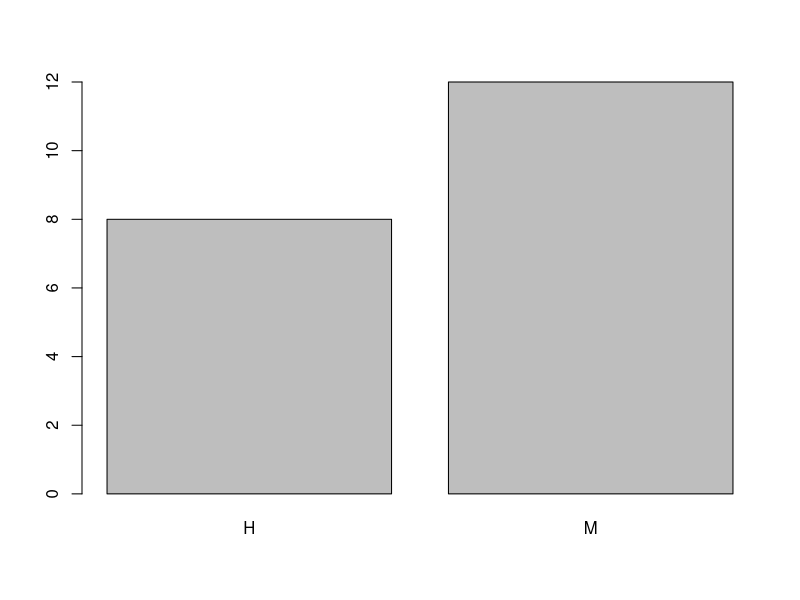
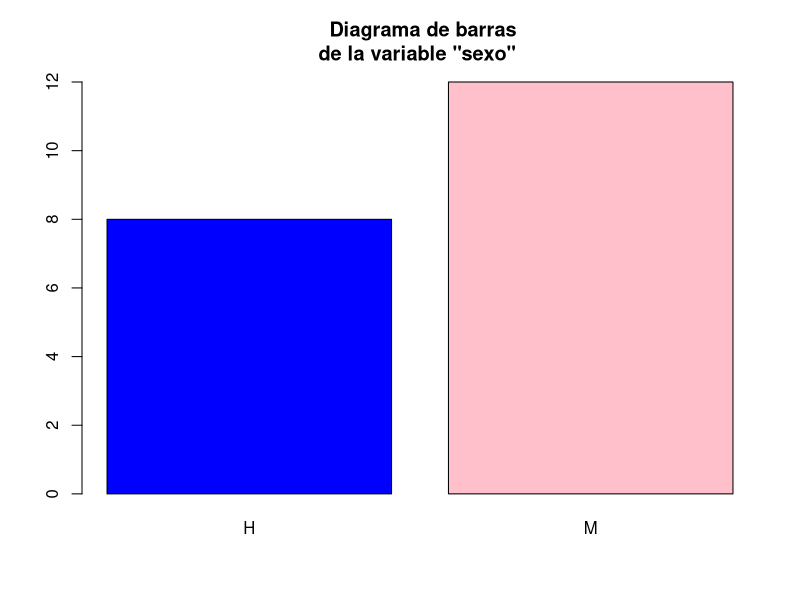
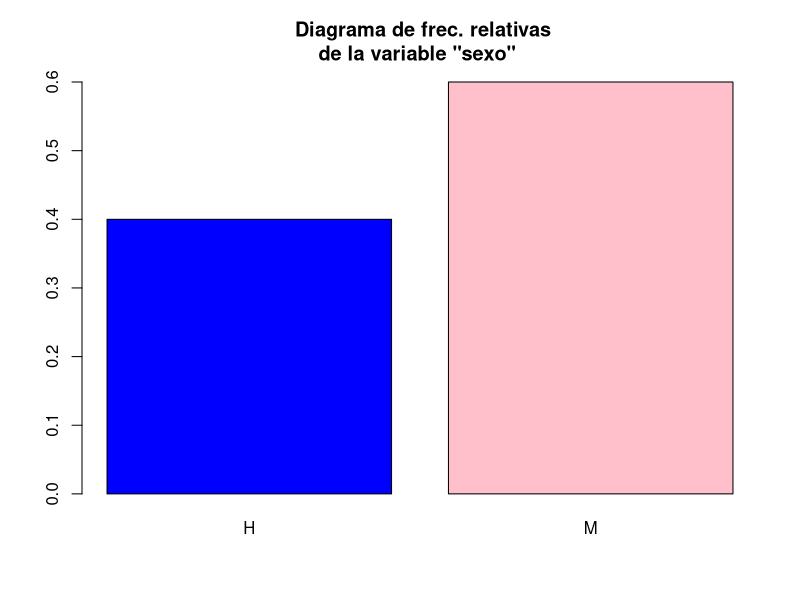
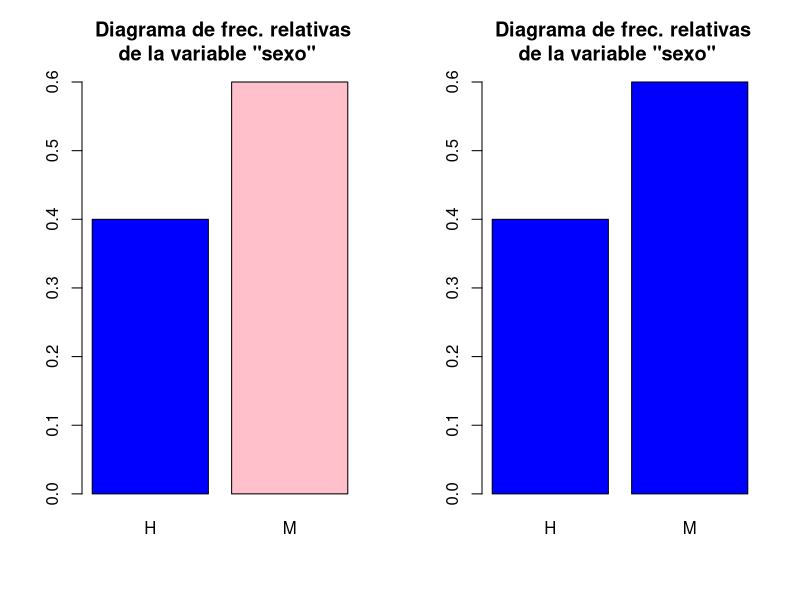
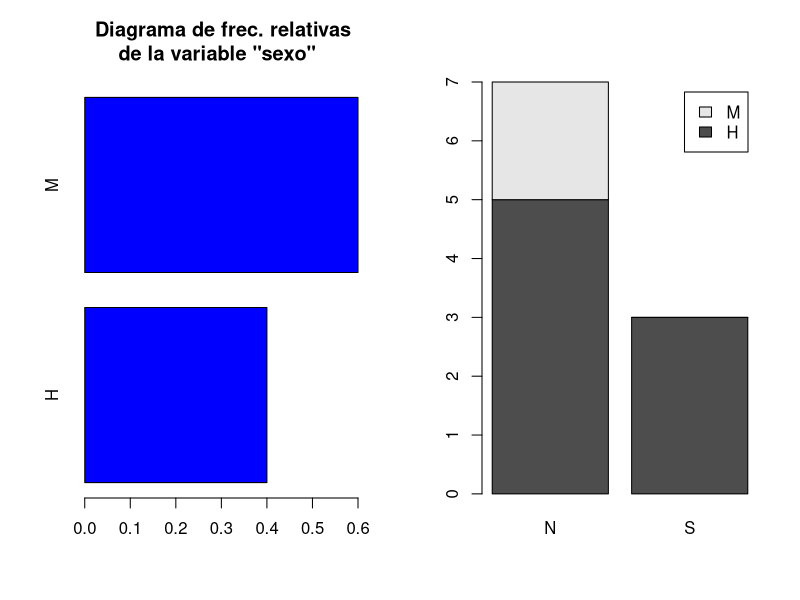
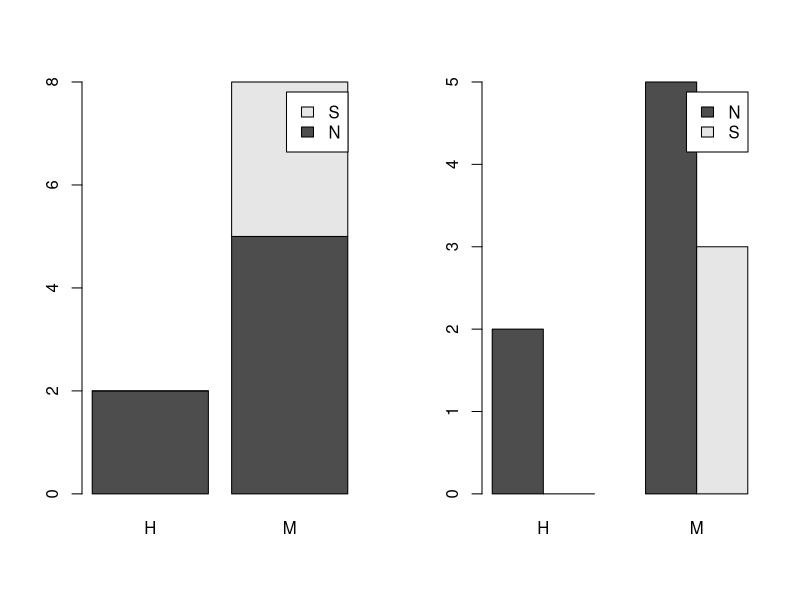
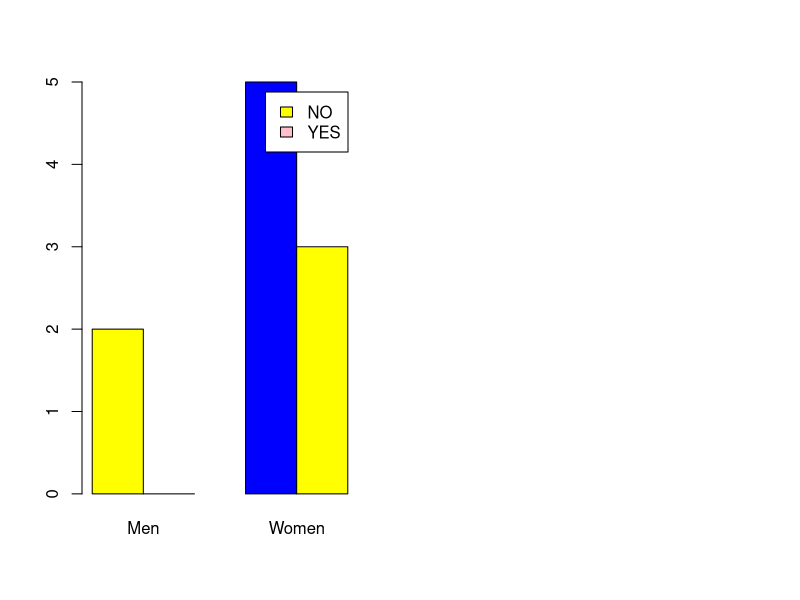

Here is the R script that generated these plots, in order:
## ---- chunk 1
sexo = sample(c("H","M"), size = 20 ,replace = T)

barplot(table(sexo))
## ---- chunk 2

barplot(table(sexo), col = c("blue", "pink"), main ="  Diagrama de barras \n de la variable \"sexo\"  ")

## ---- chunk 3


barplot(prop.table(table(sexo)), col = c("blue", "pink"), main ="  Diagrama de frec. relativas \n de la variable \"sexo\"  ")

## ---- chunk 4
par(mfrow = c(1,2))

barplot(prop.table(table(sexo)), col = c("blue", "pink"), main ="  Diagrama de frec. relativas \n de la variable \"sexo\"  ")
barplot(prop.table(table(sexo)), col = c("blue"), main ="  Diagrama de frec. relativas \n de la variable \"sexo\"  ")
## ---- chunk 5

barplot(prop.table(table(sexo)),horiz = T, col = c("blue"), main ="  Diagrama de frec. relativas \n de la variable \"sexo\"  ")
## ---- chunk 6
resp = sample(c("S","N"), size = 10, replace = TRUE )
sexo = sample(c("H","M"), size = 10, replace = TRUE )

t = table(sexo,resp)

barplot(t, legend.text = T)


## ---- chunk 7
resp = sample(c("S","N"), size = 10, replace = TRUE )
sexo = sample(c("H","M"), size = 10, replace = TRUE )

t = table(resp,sexo)

barplot(t, legend.text = T)


## ---- chunk 8
barplot(t, beside = T, legend.text = T)
## ---- chunk 9
barplot(t, beside = T, 
        #VER COMO SE REPITEN COLORES
        col = c("yellow", "pink", "blue") ,
        #RENOMBRE DE SEGUNDA VARIABLE
        names = c("Men", "Women") ,
        #RENOMBRE DE PRIMERA VARIABLE
        legend.text = c("NO","YES"))




